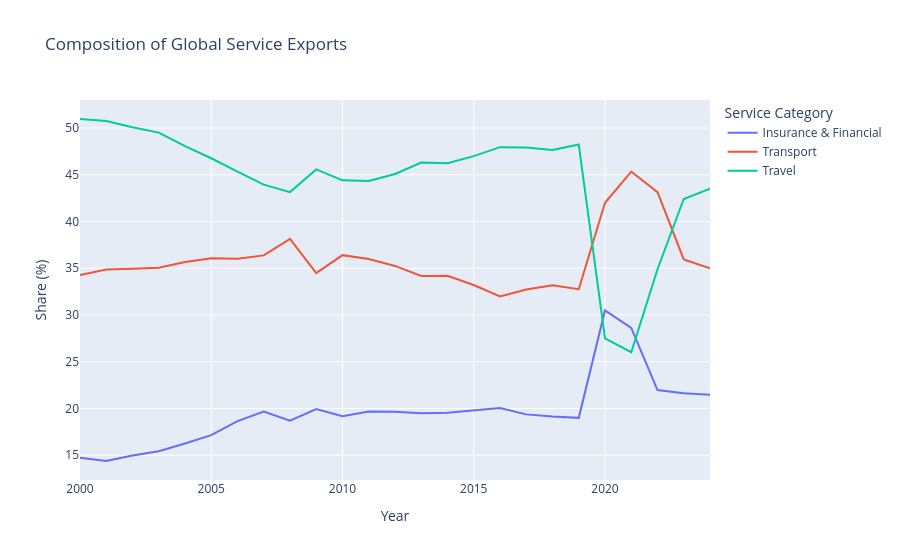

Write notebook code for a chart like this one.
### Code cell
fig = px.line(
    global_composition,
    x='Year',
    y='Category_Share_%',
    color='Service_Type',
    title='Composition of Global Service Exports',
    labels={
        'Category_Share_%': 'Share (%)',
        'Service_Type': 'Service Category'
    }
)

fig.show()

### Figure 1 — Plotly figure (JSON) as saved in the notebook; plotly's stock layout.template omitted (floating-point values rounded to 4 significant figures)
{"data": [{"hovertemplate": "Service Category=Insurance & Financial<br>Year=%{x}<br>Share (%)=%{y}<extra></extra>", "legendgroup": "Insurance & Financial", "line": {"color": "#636efa", "dash": "solid"}, "marker": {"symbol": "circle"}, "mode": "lines", "name": "Insurance & Financial", "orientation": "v", "showlegend": true, "type": "scatter", "x": [2000, 2001, 2002, 2003, 2004, 2005, 2006, 2007, 2008, 2009, 2010, 2011, 2012, 2013, 2014, 2015, 2016, 2017, 2018, 2019, 2020, 2021, 2022, 2023, 2024], "xaxis": "x", "y": [14.75, 14.39, 14.99, 15.43, 16.27, 17.15, 18.66, 19.68, 18.7, 19.94, 19.19, 19.67, 19.66, 19.5, 19.56, 19.8, 20.05, 19.37, 19.15, 19.0, 30.49, 28.63, 21.97, 21.63, 21.48], "yaxis": "y"}, {"hovertemplate": "Service Category=Transport<br>Year=%{x}<br>Share (%)=%{y}<extra></extra>", "legendgroup": "Transport", "line": {"color": "#EF553B", "dash": "solid"}, "marker": {"symbol": "circle"}, "mode": "lines", "name": "Transport", "orientation": "v", "showlegend": true, "type": "scatter", "x": [2000, 2001, 2002, 2003, 2004, 2005, 2006, 2007, 2008, 2009, 2010, 2011, 2012, 2013, 2014, 2015, 2016, 2017, 2018, 2019, 2020, 2021, 2022, 2023, 2024], "xaxis": "x", "y": [34.28, 34.86, 34.94, 35.06, 35.67, 36.08, 36.01, 36.38, 38.15, 34.49, 36.4, 35.99, 35.25, 34.18, 34.2, 33.21, 32.0, 32.72, 33.19, 32.76, 42.0, 45.35, 43.13, 35.95, 34.99], "yaxis": "y"}, {"hovertemplate": "Service Category=Travel<br>Year=%{x}<br>Share (%)=%{y}<extra></extra>", "legendgroup": "Travel", "line": {"color": "#00cc96", "dash": "solid"}, "marker": {"symbol": "circle"}, "mode": "lines", "name": "Travel", "orientation": "v", "showlegend": true, "type": "scatter", "x": [2000, 2001, 2002, 2003, 2004, 2005, 2006, 2007, 2008, 2009, 2010, 2011, 2012, 2013, 2014, 2015, 2016, 2017, 2018, 2019, 2020, 2021, 2022, 2023, 2024], "xaxis": "x", "y": [50.97, 50.75, 50.08, 49.51, 48.06, 46.77, 45.33, 43.94, 43.14, 45.57, 44.41, 44.34, 45.09, 46.32, 46.24, 46.99, 47.95, 47.91, 47.66, 48.23, 27.51, 26.02, 34.89, 42.41, 43.53], "yaxis": "y"}], "layout": {"legend": {"title": {"text": "Service Category"}, "tracegroupgap": 0}, "title": {"text": "Composition of Global Service Exports"}, "xaxis": {"anchor": "y", "domain": [0, 1], "title": {"text": "Year"}}, "yaxis": {"anchor": "x", "domain": [0, 1], "title": {"text": "Share (%)"}}}}
